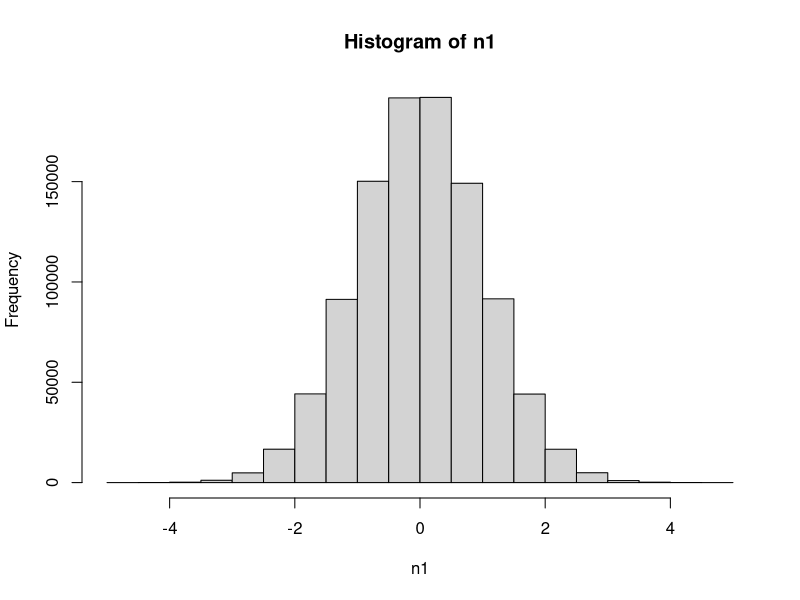
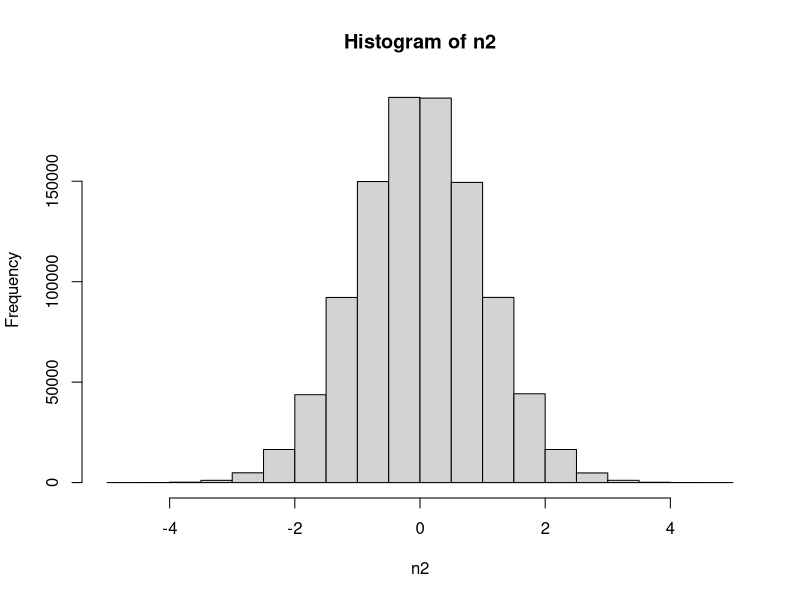
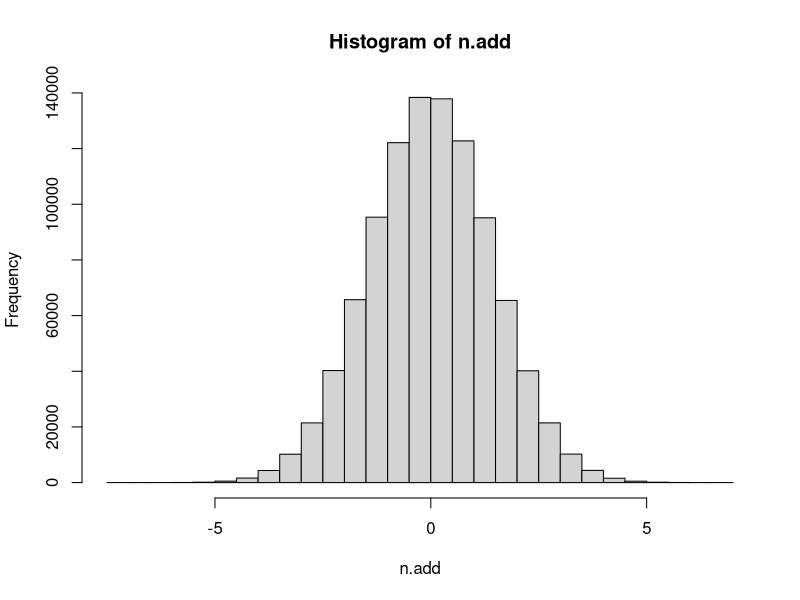
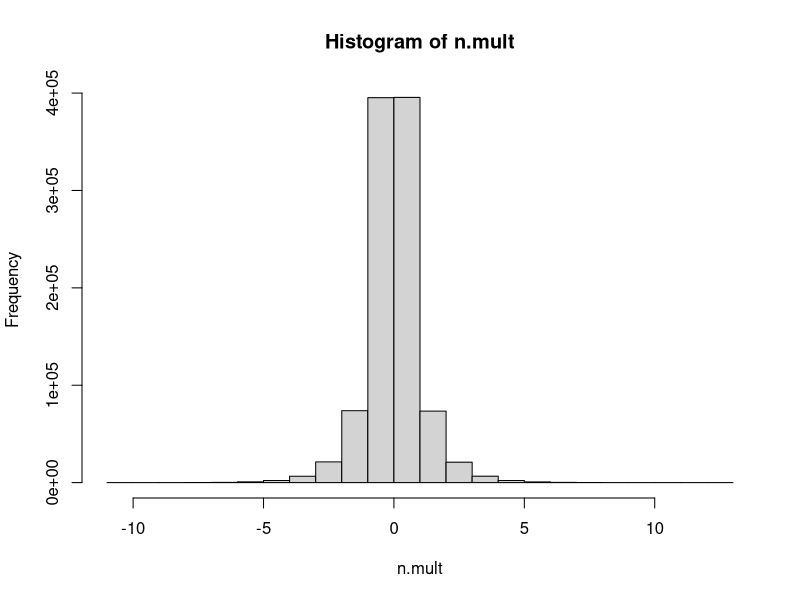

Here is the R script that generated these plots, in order:
# Up and Running with R
# Ex04_02
# Computing new variables

# Create variable n1 with 1 million random normal values
n1 <- rnorm(1000000)
hist(n1)

# Create variable n2 with 1 million random normal values
n2 <- rnorm(1000000)
hist(n2)

# Average scores across two variables
n.add <- n1 + n2
hist(n.add)

# Multiple scores across two variables
n.mult <- n1 * n2
hist(n.mult)

# Install and load "psych" package to get kurtosis
install.packages("psych")
library("psych")

# Calculate kurtosis for each distribution
kurtosi(n1)
kurtosi(n2)
kurtosi(n.add)
kurtosi(n.mult)
